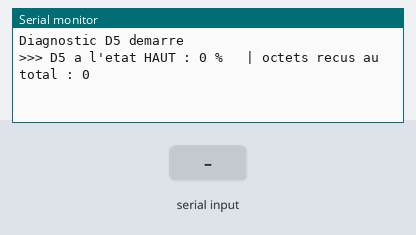
A sketch run on a simulated ESP8266 (NodeMCU). On the bench: the last lines printed to the serial monitor. Inputs (shaded band) come from the test bench.

Above: at 1.2 s.
1.3 s: "1" received over the second serial link
At 1.9 s:
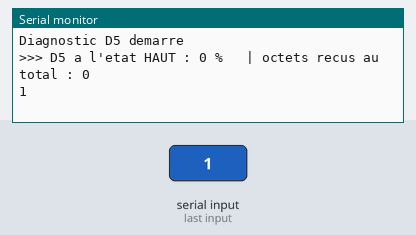
2.8 s: "0" received over the second serial link
At 3.8 s:
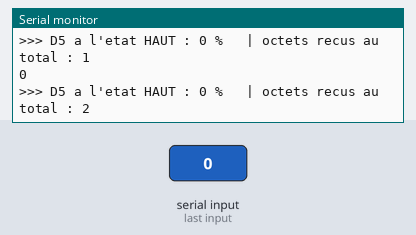
4.3 s: "2" received over the second serial link
At 5.8 s:
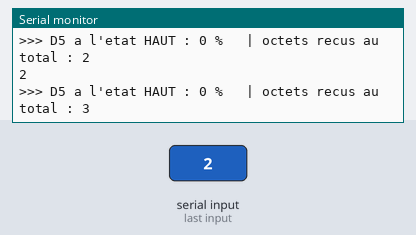
Timing chart, 0 to 7.3 s (numbered marks = the images above; inputs shaded):
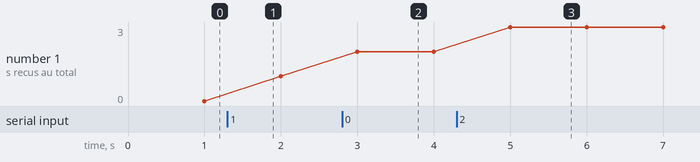

The sketch:

diagnostic_uart_esp8266.ino
```cpp
/*
 * OUTIL DE DIAGNOSTIC - liaison UART Arduino -> NodeMCU ESP8266 (broche D5)
 * Affiche chaque seconde (moniteur serie 115200 bauds) :
 *   - le pourcentage de temps ou D5 est a l'etat HAUT (liaison au repos ~ 90-100 %)
 *   - le nombre total d'octets recus et le texte qui arrive
 * D5 a 0 %  -> aucune tension n'arrive : verifier le fil D13 -> pont diviseur -> D5 et le GND commun
 */
#include <SoftwareSerial.h>

SoftwareSerial arduinoSerial(D5, D6);   // RX = D5, TX = D6
unsigned long octets = 0;
unsigned long dernier = 0;
long nbHaut = 0, nbBas = 0;

void setup() {
  Serial.begin(115200);
  arduinoSerial.begin(9600);
  Serial.println();
  Serial.println("Diagnostic D5 demarre");
}

void loop() {
  while (arduinoSerial.available()) {
    char c = arduinoSerial.read();
    octets++;
    Serial.print(c);
  }
  if (digitalRead(D5) == HIGH) nbHaut++; else nbBas++;

  if (millis() - dernier >= 1000) {
    dernier = millis();
    Serial.println();
    Serial.print(">>> D5 a l'etat HAUT : ");
    Serial.print(100L * nbHaut / (nbHaut + nbBas));
    Serial.print(" %   | octets recus au total : ");
    Serial.println(octets);
    nbHaut = 0; nbBas = 0;
  }
}
```

Measured:
- after the input at 1.3 s, the serial monitor: prints a new line at once (image 1)
- after the input at 2.8 s, the serial monitor: prints a new line at once (image 2)
- after the input at 4.3 s, the serial monitor: prints a new line at once (image 3)
- plotted number 1: 0 → 1 after the input at 1.3 s, 1 → 2 after the input at 2.8 s, 2 → 3 after the input at 4.3 s
